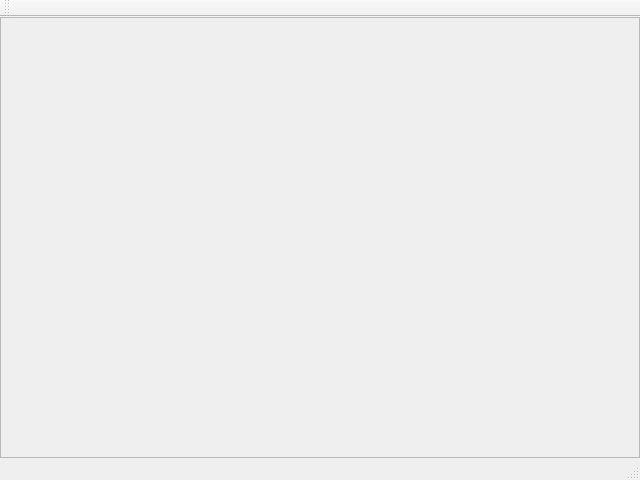
<?xml version="1.0" encoding="UTF-8"?>
<ui version="4.0">
 <class>MainWindow</class>
 <widget class="QMainWindow" name="MainWindow">
  <property name="geometry">
   <rect>
    <x>0</x>
    <y>0</y>
    <width>640</width>
    <height>480</height>
   </rect>
  </property>
  <property name="windowTitle">
   <string>MainWindow</string>
  </property>
  <widget class="QWidget" name="centralWidget">
   <layout class="QVBoxLayout" name="verticalLayout">
    <property name="margin">
     <number>0</number>
    </property>
    <item>
     <widget class="QScrollArea" name="containingScrollArea">
      <property name="widgetResizable">
       <bool>true</bool>
      </property>
      <widget class="QWidget" name="scrollAreaWidgetContents">
       <property name="geometry">
        <rect>
         <x>0</x>
         <y>0</y>
         <width>634</width>
         <height>449</height>
        </rect>
       </property>
      </widget>
     </widget>
    </item>
   </layout>
  </widget>
  <widget class="QToolBar" name="mainToolBar">
   <property name="windowTitle">
    <string>toolBar</string>
   </property>
   <attribute name="toolBarArea">
    <enum>TopToolBarArea</enum>
   </attribute>
   <attribute name="toolBarBreak">
    <bool>false</bool>
   </attribute>
  </widget>
  <widget class="QStatusBar" name="statusBar"/>
 </widget>
 <layoutdefault spacing="6" margin="11"/>
 <resources/>
 <connections/>
</ui>
